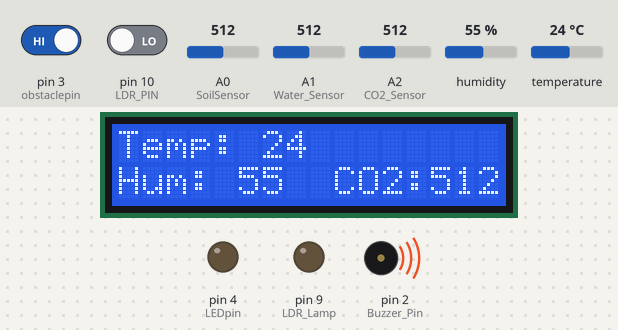
This sketch was run on a simulated Arduino Uno, built with avr-gcc and run on an emulated ATmega328P. Shown: 16×2 character LCD, output pins drawn as LEDs (lit = HIGH), buzzer (waves = sounding, pin HIGH). The test bench sets the inputs (shaded band); at power-on: A1 (Water_Sensor) = 512, pin 3 (obstaclepin) HIGH, pin 10 (LDR_PIN) LOW, A0 (SoilSensor) = 512, A2 (CO2_Sensor) = 512, humidity 55 %, temperature 24 °C. What the sketch prints to the serial monitor is not drawn.

Above: at 1.2 s.
1.3 s: A1 (Water_Sensor) set to 412
At 10.2 s:
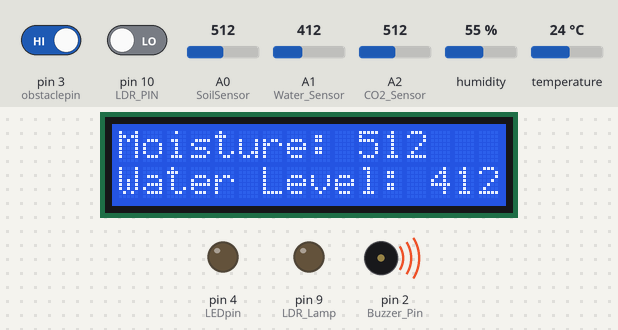
13.9 s: A1 (Water_Sensor) set to 385
At 24.4 s:
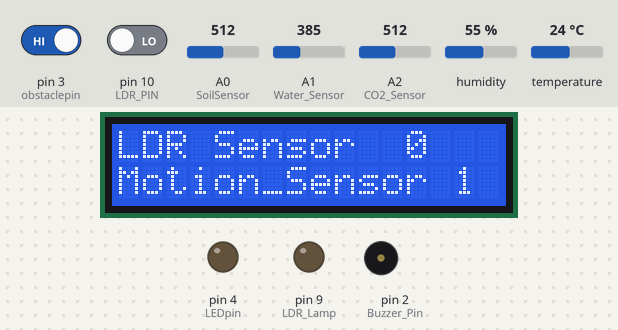
25.0 s: pin 3 (obstaclepin) driven LOW
At 27.2 s:
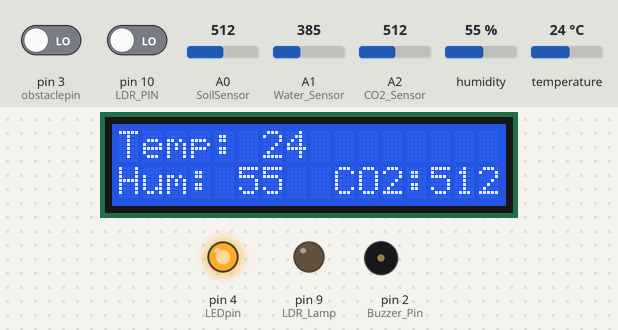
32.2 s: pin 10 (LDR_PIN) driven HIGH
At 38.8 s:
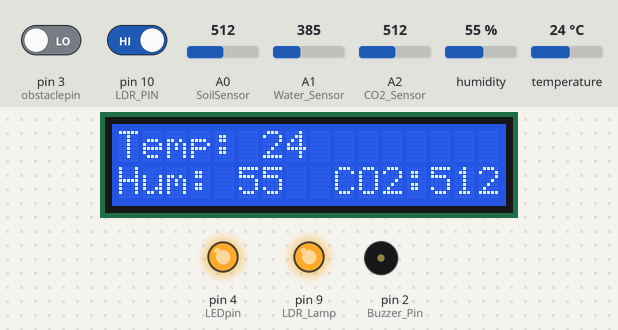
44.8 s: pin 3 (obstaclepin) driven HIGH
At 51.7 s:
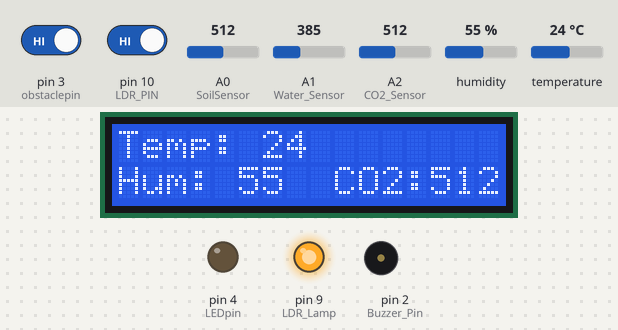
56.9 s: A1 (Water_Sensor) set to 410
At 64.16 s:
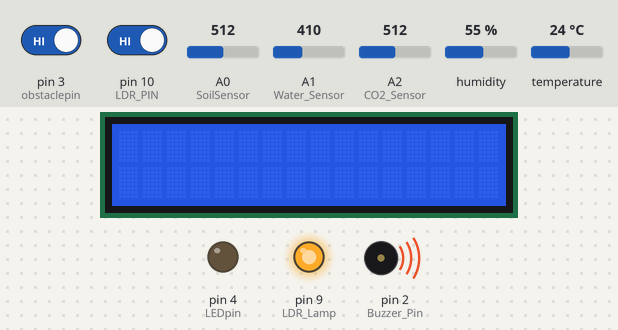
Timing chart, 0 to 65.1 s (numbered marks = the images above; inputs shaded):
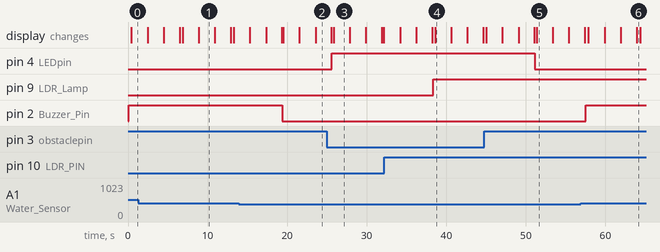

The sketch:

Environmental_Monitoring_System.ino
```cpp
#include <LiquidCrystal_I2C.h>
#include <DFRobot_DHT11.h>

DFRobot_DHT11 DHT;
LiquidCrystal_I2C lcd(0x27,16,2);

#define DHT11_PIN 7
int Hum;
int Temp;

#define CO2_Sensor A2
int CO2;

#define obstaclepin 3
int hasObstacle = HIGH;
#define LEDpin 4

#define SoilSensor A0
int SoilSensorValue;

#define Water_Sensor A1
int water_val;
#define Buzzer_Pin 2

#define LDR_PIN 10
int LDR_val = 0;
#define LDR_Lamp 9

void setup() {
  // put your setup code here, to run once:
  lcd.init();
  lcd.clear();
  lcd.backlight();
  Serial.begin(9600);

  pinMode(SoilSensor, INPUT);
  pinMode(CO2_Sensor,INPUT);
  pinMode(LDR_PIN, INPUT);
  pinMode(LDR_Lamp, OUTPUT);
  pinMode(Water_Sensor, INPUT);
  pinMode(Buzzer_Pin, OUTPUT);
  pinMode(obstaclepin, INPUT);
  pinMode(LEDpin,OUTPUT);

}

void loop() {
  DHT.read(DHT11_PIN);
  Temp = DHT.temperature;
  Hum = DHT.humidity;
  CO2 = analogRead(CO2_Sensor);
  SoilSensorValue = analogRead(SoilSensor);
  water_val = analogRead(Water_Sensor);
  LDR_val = digitalRead(LDR_PIN);
  hasObstacle= digitalRead(obstaclepin);

  if(hasObstacle==LOW){
  digitalWrite(LEDpin,HIGH);
    delay(100);
  }
  else{
  digitalWrite(LEDpin,LOW);
  }
  if (LDR_val==1){
  digitalWrite(LDR_Lamp, HIGH) ;
  delay (100) ;
  }
  else{
  digitalWrite (LDR_Lamp, LOW) ;
  }
  if (water_val > 400){
    digitalWrite(Buzzer_Pin, HIGH) ;
    delay (200) ;
  }
  else{
    digitalWrite(Buzzer_Pin, LOW) ;
  }
  Serial.print("Temperature: ");
  Serial.println(Temp);
  Serial.print("Humidity: ");
  Serial.println(Hum);
  Serial.print("CO2: ");
  Serial.println(CO2);
  Serial.print("Moisture Sensor Value: ");
  Serial.println(SoilSensorValue);
  Serial.print("Water Level: ");
  Serial.println(water_val);
  Serial.print("LDR Sensor: ");
  Serial.println(LDR_val);
  Serial.print("Motion Sensor: ");
  Serial.println(hasObstacle);
  Serial.println("**************************************************");

lcd.setCursor(0, 0);
lcd.print("Temp: ");
lcd.print(Temp);
lcd.setCursor(0, 1);
lcd.print("Hum: ");
lcd.print(Hum);
lcd.setCursor(9, 1);
lcd.print("CO2: ");
lcd.setCursor(13, 1);
lcd.print(CO2);
delay(2000);
lcd.clear();

lcd.setCursor(0, 0);
lcd.print("Moisture: ");

lcd.print(SoilSensorValue);
lcd.setCursor (0, 1);
lcd.print("Water Level: ");
lcd.print(water_val) ;
delay(2000);
lcd.clear();

lcd.setCursor(0, 0);
lcd.print("LDR Sensor ");
lcd.setCursor (12, 0);
lcd.print(LDR_val);
lcd.setCursor(0, 1);
lcd.print("Motion_Sensor ");
lcd.print(hasObstacle);
delay(2000);
lcd.clear();
}
```

Measured:
- the behaviour switches between 401 and 400 on A1 (Water_Sensor) (found by bisection; images 1 and 2)
- after the input at 13.9 s, pin 2 (Buzzer_Pin): HIGH → LOW after 5.5 s
- after the input at 25.0 s, pin 4 (LEDpin): LOW → HIGH after 0.60 s
- after the input at 32.2 s, pin 9 (LDR_Lamp): LOW → HIGH after 6.2 s
- after the input at 44.8 s, pin 4 (LEDpin): HIGH → LOW after 6.3 s
- after the input at 56.9 s, pin 2 (Buzzer_Pin): LOW → HIGH after 0.63 s
- what the display in image 1 shows lasts 2.0 s, from 8.9 s to 10.9 s
